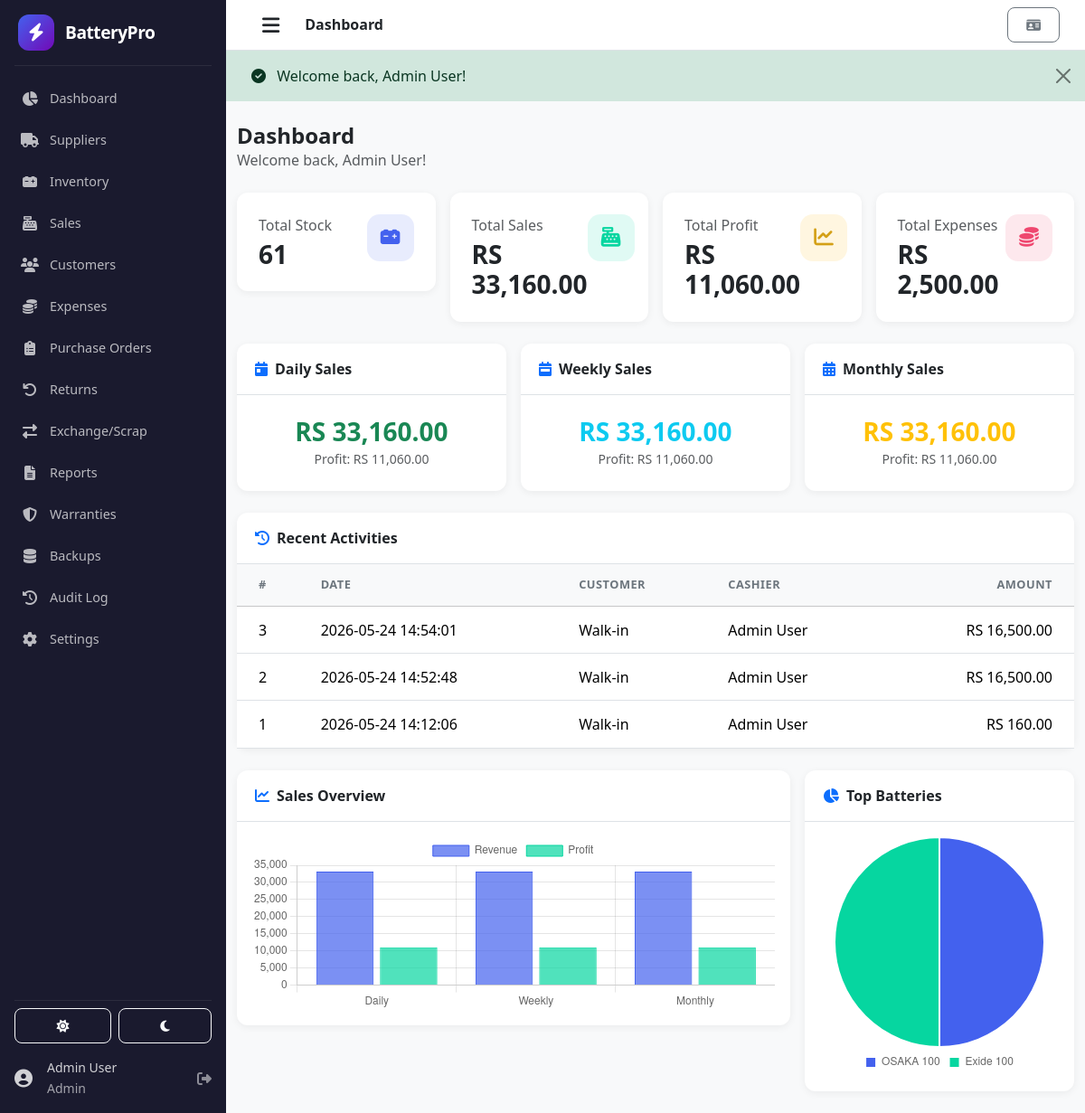
The page / (signed in) on the database its author committed.
### tables this page shows
CREATE TABLE `sales` (
  `id` int(11) NOT NULL AUTO_INCREMENT,
  `customer_id` int(11) DEFAULT NULL,
  `user_id` int(11) NOT NULL,
  `sale_date` datetime DEFAULT current_timestamp(),
  `total_amount` decimal(10,2) NOT NULL,
  `total_profit` decimal(10,2) NOT NULL,
  `payment_method` enum('cash','card','credit','bank_transfer') DEFAULT 'cash',
  `payment_status` enum('paid','partial','pending') DEFAULT 'paid',
  `amount_paid` decimal(10,2) DEFAULT 0.00,
  `notes` text DEFAULT NULL,
  `created_at` datetime DEFAULT current_timestamp(),
  `updated_at` datetime DEFAULT current_timestamp() ON UPDATE current_timestamp(),
  PRIMARY KEY (`id`),
  KEY `customer_id` (`customer_id`),
  KEY `user_id` (`user_id`),
  CONSTRAINT `sales_ibfk_1` FOREIGN KEY (`customer_id`) REFERENCES `customers` (`id`) ON DELETE SET NULL,
  CONSTRAINT `sales_ibfk_2` FOREIGN KEY (`user_id`) REFERENCES `users` (`id`) ON DELETE CASCADE
);

CREATE TABLE `users` (
  `id` int(11) NOT NULL AUTO_INCREMENT,
  `username` varchar(50) NOT NULL,
  `email` varchar(100) NOT NULL,
  `password` varchar(255) NOT NULL,
  `full_name` varchar(100) NOT NULL,
  `role` enum('admin','staff') DEFAULT 'staff',
  `phone` varchar(20) DEFAULT NULL,
  `profile_image` varchar(255) DEFAULT NULL,
  `last_login` datetime DEFAULT NULL,
  `last_activity` datetime DEFAULT NULL,
  `is_active` tinyint(1) DEFAULT 1,
  `created_at` datetime DEFAULT current_timestamp(),
  `updated_at` datetime DEFAULT current_timestamp() ON UPDATE current_timestamp(),
  PRIMARY KEY (`id`),
  UNIQUE KEY `username` (`username`),
  UNIQUE KEY `email` (`email`)
);

### views/dashboard/index.php (the view, shortened to what the rows shown need)
<div class="container-fluid py-4">
    <div class="d-flex justify-content-between align-items-center mb-4">
        <div>
            <h4 class="fw-bold mb-0">Dashboard</h4>
            <p class="text-muted mb-0">Welcome back, <?= htmlspecialchars($_SESSION['full_name'] ?? 'User') ?>!</p>
        </div>
    </div>
    <div class="row g-3 mb-4">
        <div class="col-xl-3 col-md-6">
            <div class="card border-0 shadow-sm stat-card stat-stock">
                <div class="card-body">
                    <div class="d-flex justify-content-between align-items-start">
                        <div>
                            <p class="text-muted mb-1 fw-medium">Total Stock</p>
                            <h3 class="fw-bold mb-0"><?= number_format($total_stock) ?></h3>
                        </div>
                        <div class="stat-icon">
                            <i class="fas fa-car-battery"></i>
                        </div>
                    </div>
                </div>
            </div>
        </div>
        <div class="col-xl-3 col-md-6">
            <div class="card border-0 shadow-sm stat-card stat-sales">
                <div class="card-body">
                    <div class="d-flex justify-content-between align-items-start">
                        <div>
                            <p class="text-muted mb-1 fw-medium">Total Sales</p>
                            <h3 class="fw-bold mb-0"><?= currency_format($total_sales) ?></h3>
                        </div>
                        <div class="stat-icon">
                            <i class="fas fa-cash-register"></i>
                        </div>
                    </div>
                </div>
            </div>
        </div>
        <div class="col-xl-3 col-md-6">
            <div class="card border-0 shadow-sm stat-card stat-profit">
                <div class="card-body">
                    <div class="d-flex justify-content-between align-items-start">
                        <div>
                            <p class="text-muted mb-1 fw-medium">Total Profit</p>
                            <h3 class="fw-bold mb-0"><?= currency_format($total_profit) ?></h3>
                        </div>
                        <div class="stat-icon">
                            <i class="fas fa-chart-line"></i>
                        </div>
                    </div>
                </div>
            </div>
        </div>
        <div class="col-xl-3 col-md-6">
            <div class="card border-0 shadow-sm stat-card stat-expenses">
                <div class="card-body">
                    <div class="d-flex justify-content-between align-items-start">
                        <div>
                            <p class="text-muted mb-1 fw-medium">Total Expenses</p>
                            <h3 class="fw-bold mb-0"><?= currency_format($total_expenses) ?></h3>
                        </div>
                        <div class="stat-icon">
                            <i class="fas fa-coins"></i>
                        </div>
                    </div>
                </div>
            </div>
        </div>
    </div>
    <div class="row g-3 mb-4">
        <div class="col-xl-4 col-md-6">
            <div class="card border-0 shadow-sm h-100">
                <div class="card-header bg-transparent border-bottom fw-bold py-3">
                    <i class="fas fa-calendar-day me-2 text-primary"></i>Daily Sales
                </div>
                <div class="card-body text-center py-4">
                    <h3 class="fw-bold text-success mb-0"><?= currency_format($daily_sales['total_amount'] ?? 0) ?></h3>
                    <small class="text-muted">Profit: <?= currency_format($daily_sales['total_profit'] ?? 0) ?></small>
                </div>
            </div>
        </div>
        <div class="col-xl-4 col-md-6">
            <div class="card border-0 shadow-sm h-100">
                <div class="card-header bg-transparent border-bottom fw-bold py-3">
                    <i class="fas fa-calendar-week me-2 text-primary"></i>Weekly Sales
                </div>
                <div class="card-body text-center py-4">
                    <h3 class="fw-bold text-info mb-0"><?= currency_format($weekly_sales['total_amount'] ?? 0) ?></h3>
                    <small class="text-muted">Profit: <?= currency_format($weekly_sales['total_profit'] ?? 0) ?></small>
                </div>
            </div>
        </div>
        <div class="col-xl-4 col-md-6">
            <div class="card border-0 shadow-sm h-100">
                <div class="card-header bg-transparent border-bottom fw-bold py-3">
                    <i class="fas fa-calendar-alt me-2 text-primary"></i>Monthly Sales
                </div>
                <div class="card-body text-center py-4">
                    <h3 class="fw-bold text-warning mb-0"><?= currency_format($monthly_sales['total_amount'] ?? 0) ?></h3>
                    <small class="text-muted">Profit: <?= currency_format($monthly_sales['total_profit'] ?? 0) ?></small>
                </div>
            </div>
        </div>
    </div>
    <div class="card border-0 shadow-sm">
        <div class="card-header bg-transparent border-bottom fw-bold py-3 d-flex justify-content-between align-items-center">
            <span><i class="fas fa-history me-2 text-primary"></i>Recent Activities</span>
        </div>
        <div class="card-body p-0">
            <div class="table-responsive">
                <table class="table table-hover mb-0">
                    <thead class="table-light">
                        <tr>
                            <th class="ps-4">#</th>
                            <th>Date</th>
                            <th>Customer</th>
                            <th>Cashier</th>
                            <th class="text-end pe-4">Amount</th>
                        </tr>
                    </thead>
                    <tbody>
                        <?php if (empty($recent_activities)): ?>
                        <tr>
                            <td colspan="5" class="text-center py-4 text-muted">
                                <i class="fas fa-inbox fa-2x d-block mb-2"></i>
                                No recent activities found.
                            </td>
                        </tr>
                        <?php else: ?>
                        <?php foreach ($recent_activities as $activity): ?>
                        <tr>
                            <td class="ps-4"><?= htmlspecialchars($activity['id']) ?></td>
                            <td><span class="text-nowrap"><?= htmlspecialchars($activity['sale_date']) ?></span></td>
                            <td><?= htmlspecialchars($activity['customer_name'] ?? 'Walk-in') ?></td>
                            <td><?= htmlspecialchars($activity['cashier'] ?? '-') ?></td>
                            <td class="text-end pe-4 fw-medium"><?= currency_format($activity['total_amount']) ?></td>
                        </tr>
                        <?php endforeach; ?>
                        <?php endif; ?>
                    </tbody>
                </table>
            </div>
        </div>
    </div>
<div class="row g-3 mt-2">
    <div class="col-md-8">
        <div class="card border-0 shadow-sm">
            <div class="card-header bg-transparent border-bottom fw-bold py-3">
                <i class="fas fa-chart-line me-2 text-primary"></i>Sales Overview
            </div>
            <div class="card-body">
                <canvas id="salesChart" height="100"></canvas>
            </div>
        </div>
    </div>
    <div class="col-md-4">
        <div class="card border-0 shadow-sm">
            <div class="card-header bg-transparent border-bottom fw-bold py-3">
                <i class="fas fa-chart-pie me-2 text-primary"></i>Top Batteries
            </div>
            <div class="card-body">
                <canvas id="topBatteriesChart" height="150"></canvas>
            </div>
        </div>
    </div>
</div>
</div>
<script>
document.addEventListener('DOMContentLoaded', function() {
    // Sales Overview Chart
    const salesCtx = document.getElementById('salesChart');
    if (salesCtx) {
        new Chart(salesCtx, {
            type: 'bar',
            data: {
                labels: ['Daily', 'Weekly', 'Monthly'],
                datasets: [
                    {
                        label: 'Revenue',
                        data: [
                            <?= ($daily_sales['total_amount'] ?? 0) ?>,
                            <?= ($weekly_sales['total_amount'] ?? 0) ?>,
                            <?= ($monthly_sales['total_amount'] ?? 0) ?>
                        ],
                        backgroundColor: 'rgba(67, 97, 238, 0.7)',
                        borderColor: '#4361ee',
                        borderWidth: 1
                    },
                    {
                        label: 'Profit',
                        data: [
                            <?= ($daily_sales['total_profit'] ?? 0) ?>,
                            <?= ($weekly_sales['total_profit'] ?? 0) ?>,
                            <?= ($monthly_sales['total_profit'] ?? 0) ?>
                        ],
                        backgroundColor: 'rgba(6, 214, 160, 0.7)',
                        borderColor: '#06d6a0',
                        borderWidth: 1
                    }
                ]
            },
            options: {
                responsive: true,
                plugins: { legend: { position: 'top' } },
                scales: { y: { beginAtZero: true } }
            }
        });
    }
    // Top Batteries Chart
    const topCtx = document.getElementById('topBatteriesChart');
    if (topCtx) {
        <?php
        $db = (new Database())->getConnection();
        $topBatteries = $db->query("SELECT b.brand, b.size, COALESCE(SUM(si.quantity),0) as total_sold FROM batteries b LEFT JOIN stock st ON st.battery_id = b.id LEFT JOIN sale_items si ON si.stock_id = st.id GROUP BY b.id ORDER BY total_sold DESC LIMIT 5")->fetchAll();
        ?>
        new Chart(topCtx, {
            type: 'pie',
            data: {
                labels: [<?php foreach ($topBatteries as $tb): ?>'<?= htmlspecialchars($tb['brand']) ?> <?= $tb['size'] ?>',<?php endforeach; ?>],
                datasets: [{
                    data: [<?php foreach ($topBatteries as $tb): ?><?= $tb['total_sold'] ?>,<?php endforeach; ?>],
                    backgroundColor: ['#4361ee','#06d6a0','#ffd166','#ef476f','#118ab2']
                }]
            },
            options: {
                responsive: true,
                plugins: { legend: { position: 'bottom', labels: { boxWidth: 12 } } }
            }
        });
    }
});
</script>

### helpers/Router.php (shortened to what the rows shown need)
<?php
class Router {
    protected $routes = [];
    public function add($method, $path, $callback) {
        $method = strtoupper($method);
        $this->routes[] = [
            'method' => $method,
            'path'   => $this->formatPath($path),
            'callback' => $callback
        ];
    }
    public function dispatch() {
        if (!empty($_GET['url'])) {
            $requestUri = '/' . ltrim(trim($_GET['url']), '/');
        } else {
            $requestUri = parse_url($_SERVER['REQUEST_URI'], PHP_URL_PATH);
        }
        $scriptName = $_SERVER['SCRIPT_NAME'];
        $baseDir = dirname($scriptName);
        if ($baseDir !== '/' && $baseDir !== '\\') {
            $baseDir = str_replace('\\', '/', $baseDir);
            if (strpos($requestUri, $baseDir) === 0) {
                $requestUri = substr($requestUri, strlen($baseDir));
            }
        }
        $requestUri = '/' . trim($requestUri, '/');
        foreach ($this->routes as $route) {
            $pattern = $this->convertPathToRegex($route['path']);
            if (preg_match($pattern, $requestUri, $matches)) {
                $params = [];
                if (is_callable($route['callback'])) {
                    call_user_func_array($route['callback'], $params);
                } else {
                    $parts = explode('@', $route['callback']);
                    $controllerName = $parts[0];
                    $method = $parts[1] ?? 'index';
                    if (class_exists($controllerName) && method_exists($controllerName, $method)) {
                        $controller = new $controllerName();
                        call_user_func_array([$controller, $method], $params);
                    } else {
                        $this->handleNotFound();
                    }
                }
                return;
            }
        }
    }
    protected function formatPath($path) {
        $path = '/' . trim($path, '/');
        return $path;
    }
    protected function convertPathToRegex($path) {
        $regex = preg_replace('#\{([^}]+)\}#', '(?P<$1>[^/]+)', $path);
        $regex = '#^' . $regex . '$#';
        return $regex;
    }
}

### rows shown on the page
sales: id "3", sale_date "2026-05-24 14:54:01", customer_name "Walk-in", user.full_name "Admin User", total_amount "RS 16,500.00"
sales: id "2", sale_date "2026-05-24 14:52:48", customer_name "Walk-in", user.full_name "Admin User", total_amount "RS 16,500.00"
sales: id "1", sale_date "2026-05-24 14:12:06", customer_name "Walk-in", user.full_name "Admin User", total_amount "RS 160.00"

### other values the page prints
$_SESSION['full_name'] "Admin User"
$msg "Welcome back, Admin User!"
$total_stock "61"
currency_format($total_sales) "RS 33,160.00"
currency_format($total_profit) "RS 11,060.00"
currency_format($total_expenses) "RS 2,500.00"
currency_format($daily_sales['total_amount'] ?? 0) "RS 33,160.00"
currency_format($daily_sales['total_profit'] ?? 0) "RS 11,060.00"
currency_format($weekly_sales['total_amount'] ?? 0) "RS 33,160.00"
currency_format($weekly_sales['total_profit'] ?? 0) "RS 11,060.00"
currency_format($monthly_sales['total_amount'] ?? 0) "RS 33,160.00"
currency_format($monthly_sales['total_profit'] ?? 0) "RS 11,060.00"
chart data {{ $daily_sales['total_amount'] }} 33160.00
chart data {{ $weekly_sales['total_amount'] }} 33160.00
chart data {{ $monthly_sales['total_amount'] }} 33160.00
